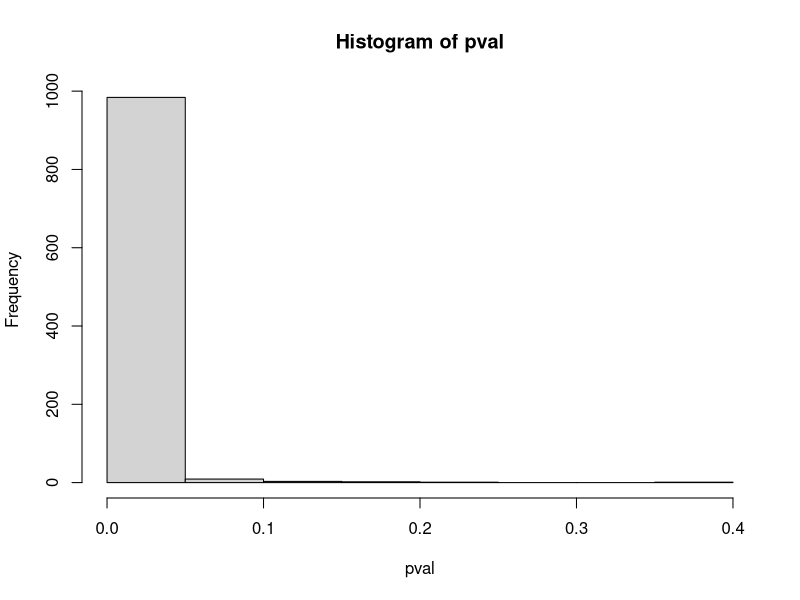
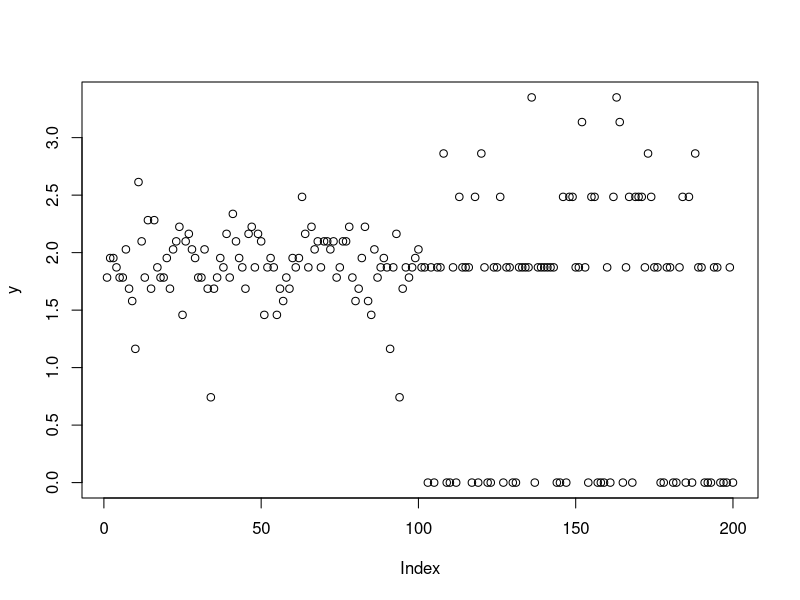
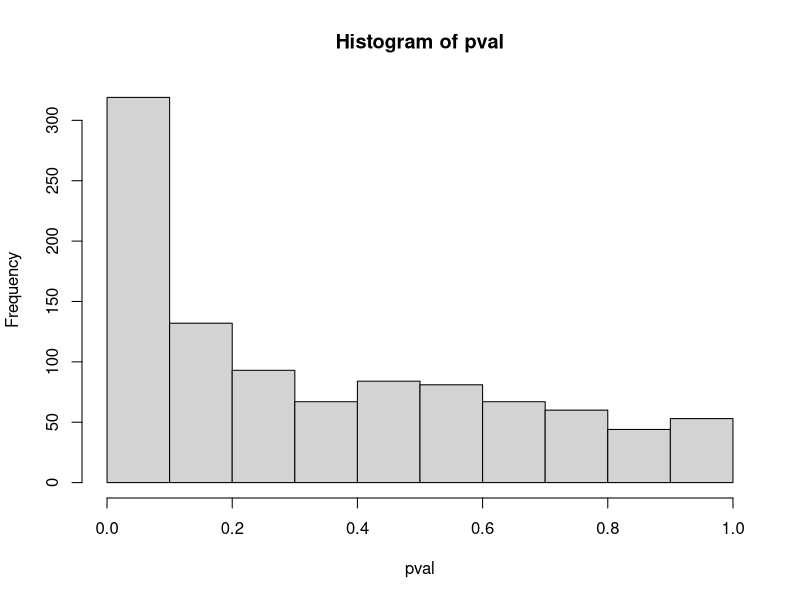
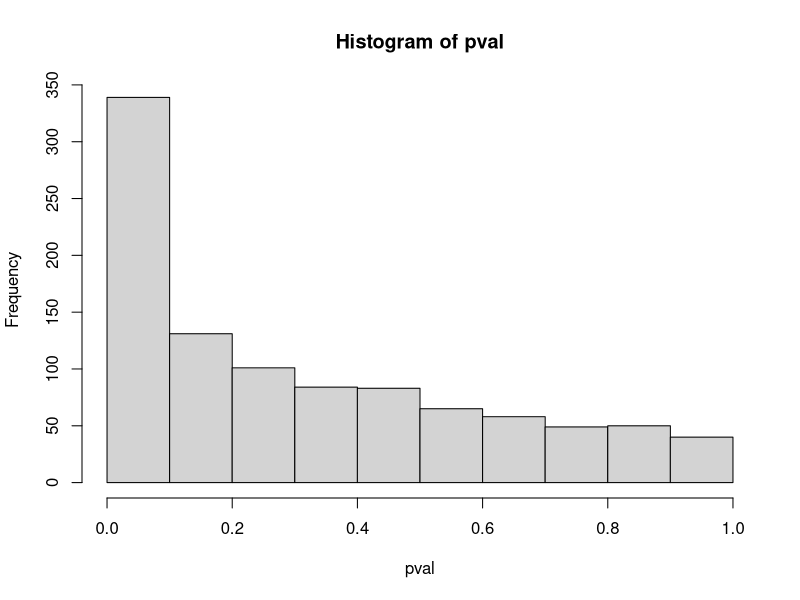

The R source for these figures, in order:
## ---- chunk 1
set.seed(1)
n = 100
s = c(rep(10^5,n), rep(10^4,n))
l = rep(1/10^4,2*n)

niter = 1000
pval = rep(0,niter)
for(i in 1:niter){
  x = rpois(2*n, s*l)
  y = log(x/(s/median(s))+1)
  pval[i] = t.test(y[1:100],y[101:200])$p.value
}
hist(pval)

## ---- chunk 2
plot(y)
mean(y[1:100])
mean(y[101:200])
## ---- chunk 3
set.seed(1)
n = 100
s = c(rep(10^5,n), rep(0.5*10^5,n))
l = rep(1/(0.5*10^5),2*n)

niter = 1000
pval = rep(0,niter)
for(i in 1:niter){
  x = rpois(2*n, s*l)
  y = log(x/(s/median(s))+1)
  pval[i] = t.test(y[1:100],y[101:200])$p.value
}
hist(pval)

## ---- chunk 4
(10/1.8^2) /(2*(10/1.8+1)^2) -  (1/0.18^2) / (2*(1/0.18+1)^2)
## ---- chunk 5
set.seed(1)
n = 100
s = c(rep(10^5,n), rep(10^4,n))
l = rep(1/10^4,2*n)

niter = 1000
pval = rep(0,niter)
for(i in 1:niter){
  x = rpois(2*n, s*l)
  y = log(x/(s/median(s))+1)
  pval[i] = t.test(y[1:100],y[101:200]+0.32)$p.value
}
hist(pval)

